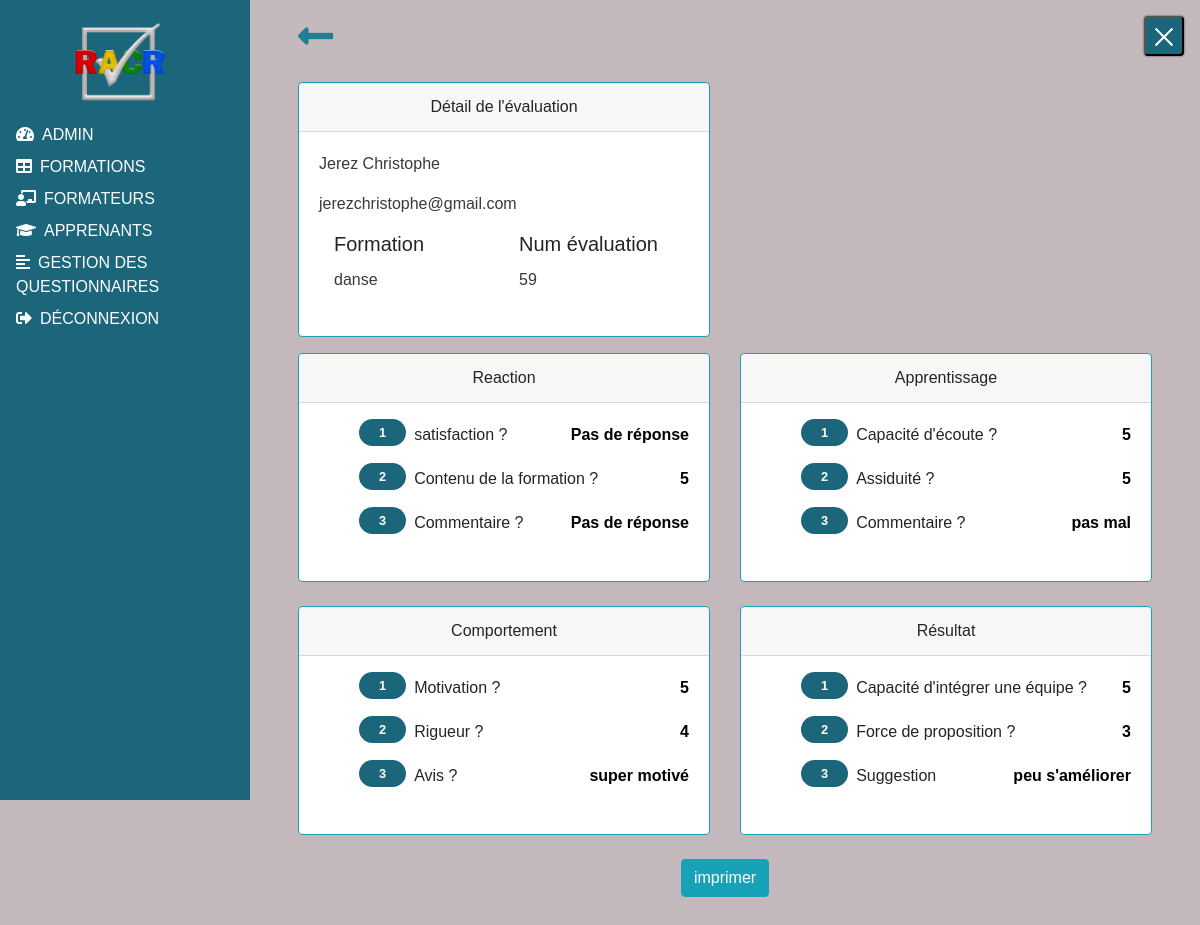
/phpEvaluation/recapitulatifEvaluation.php?idEvaluation=59 (signed in), run on the app's committed database.
### tables this page shows
CREATE TABLE IF NOT EXISTS `evaluation` (
  `idEvaluation` int(11) NOT NULL AUTO_INCREMENT,
  `idApprenant` int(11) DEFAULT NULL,
  `dateEvaluation` date NOT NULL DEFAULT '0000-00-00',
  PRIMARY KEY (`idEvaluation`),
  KEY `idApprenant` (`idApprenant`)
);

CREATE TABLE IF NOT EXISTS `apprenant` (
  `idApprenant` int(11) NOT NULL AUTO_INCREMENT,
  `idFormation` int(5) DEFAULT NULL,
  `nomApprenant` varchar(50) NOT NULL,
  `prenomApprenant` varchar(50) NOT NULL,
  `emailApprenant` varchar(50) NOT NULL,
  `sexeApprenant` varchar(20) NOT NULL,
  `ageApprenant` int(3) NOT NULL,
  `telApprenant` varchar(10) NOT NULL,
  `codepostalApprenant` varchar(5) NOT NULL,
  PRIMARY KEY (`idApprenant`),
  KEY `apprenant_ibfk_1` (`idFormation`)
);

CREATE TABLE IF NOT EXISTS `formation` (
  `idFormation` int(5) NOT NULL AUTO_INCREMENT,
  `intituleFormation` varchar(50) NOT NULL,
  `domaineFormation` varchar(50) NOT NULL,
  `dateDebutFormation` date NOT NULL DEFAULT '0000-00-00',
  `dateFinFormation` date NOT NULL DEFAULT '0000-00-00',
  PRIMARY KEY (`idFormation`)
);

CREATE TABLE IF NOT EXISTS `reponse` (
  `idReponse` bigint(20) NOT NULL AUTO_INCREMENT,
  `idEvaluation` int(11) NOT NULL,
  `idQuestion` int(11) NOT NULL,
  `valeurReponse` longtext NOT NULL,
  PRIMARY KEY (`idReponse`),
  KEY `reponse_ibfk_1` (`idEvaluation`),
  KEY `idQuestion` (`idQuestion`)
);

CREATE TABLE IF NOT EXISTS `question` (
  `idQuestion` int(11) NOT NULL AUTO_INCREMENT,
  `idQuestionnaire` int(11) NOT NULL,
  `idCategorie` tinyint(4) NOT NULL,
  `intituleQuestion` varchar(250) NOT NULL,
  `typeQuestion` tinyint(4) NOT NULL COMMENT '0=range,1=texte',
  PRIMARY KEY (`idQuestion`),
  KEY `idCategorie` (`idCategorie`),
  KEY `idQuestionnaire` (`idQuestionnaire`)
);

### phpEvaluation/evaluationFunction.php (called while the page is built, shortened)
<?php
    function recapitulatifEvaluation(){
        try{
            $co=connexion();
            $idEvaluation=$_GET['idEvaluation'];
            $sql="SELECT * FROM  reponse r, question q, questionnaire n WHERE idEvaluation = '".$idEvaluation."' AND `r`.`idQuestion` = `q`.`idQuestion` AND `n`.`idQuestionnaire` = `q`.`idQuestionnaire`";
            $recap=$co->prepare($sql);
            $recap->execute();
            return $recap;
        }catch(PDOException $e){
            echo 'Erreur : ' .$e->getMessage();
        }finally{
            $co=null;
        }
    }
    function informationEvaluation(){
        try{
            $co=connexion();
            $idEvaluation=$_GET['idEvaluation'];
            $sql='SELECT * FROM evaluation e, apprenant a, formation f WHERE `e`.`idApprenant` = `a`.`idApprenant` AND `a`.`idFormation` = `f`.`idFormation` AND `idEvaluation` = "'.$idEvaluation.'"';
            $info=$co->prepare($sql);
            $info->execute();
            return$info;
        }catch(PDOException $e){
            echo "Erreur: " .$e->getMessage();
        }finally{
            $co=null;
        }
    }
    ?>

### phpEvaluation/recapitulatifEvaluation.php (the view, shortened to what this page needs)
<!DOCTYPE html>
<html lang="fr">
<head>
	<link rel="stylesheet" href="../vendor/fontawesome/css/all.min.css" type="text/css">
	<link rel="stylesheet" href="../vendor/bootstrap/css/bootstrap.min.css" type="text/css" />
	<link rel="stylesheet" type="text/css" href="../vendor/DataTables/datatables.min.css"/>
	<link rel="stylesheet" href="../css/style.css" type="text/css">
</head>
<body>
<?php
	if($_SESSION['PROFILE']['idRole'] != 1){?>
	<div id="sidebar-wrapper" class="active">
			<img src="../img/logob.png" class="logo" />
		<ul>
            <li><a href="../phpAdmin/admin.php"><i class="fas fa-tachometer-alt"></i><span>Admin</span></a></li>
			<li><a href="../phpFormation/formation.php"><i class="fas fa-table"></i><span>Formations</span></a></li>
			<li><a href="../phpFormateur/formateur.php"><i class="fas fa-chalkboard-teacher"></i><span>Formateurs</span></a></li>
			<li><a href="../phpApprenant/apprenant.php"><i class="fas fa-graduation-cap"></i><span>Apprenants</span></a></li>
			<li><a href="questionnaire.php"><i class="fas fa-align-left"></i><span>Gestion des questionnaires</span></a></li>
			<li><a onclick="return confirm('Etes vous sur de vouloir vous déconnecter')" href="../logOut.php"><i class="fas fa-sign-out-alt" ></i><span>Déconnexion</span></a></li>
		</ul>
	</div>
	<div id="content-wrapper" class="active">
		<button id="toggle-wrapper"><span class="active"></span><span class="active"></span><span class="active"></span></button>
	<?php
	}?>
        <?php
            require_once'evaluationFunction.php';
            $idApprenant=informationEvaluation();
            foreach ($idApprenant as $idA);
        ?>
        <div class="container-fluid pl-5 mt-3">
            <a class="retour" href="../phpApprenant/apprenantConsult.php?idApprenant=<?=$idA['idApprenant']?>"><i class="fas fa-long-arrow-alt-left return"></i></a>
        </div>
        <div class="container-fluid px-5 pt-4">
            <div class="row">
					<article class="col-12 col-md-6">
						<div class="card border-info mb-3">
							<div class="card-header text-center">Détail de l'évaluation</div>
							<div class="card-body">
							<?php
								$information=informationEvaluation();
								 foreach ($information as $info){?>
											<p class=" text-dark"><?= $info['nomApprenant'] ?> <?= $info['prenomApprenant'] ?></p>
										    <p class=" text-dark"><?= $info['emailApprenant'] ?></p>
								<div class="container pb-4">
									<div class="row">
										<div class="col-12 col-sm-6">
											<h5 class="card-title">Formation</h5>
                                            <p class="card-text text-dark"><?= $info['intituleFormation'] ?></p>
										</div>
										<div class="col-12 col-sm-6">
											<h5 class="card-title">Num évaluation</h5>
											<p class="card-text text-dark"><?= $info['idEvaluation'] ?></p>
										</div>
									</div>
								</div>
							</div>
							<?php } ?>
						</div>
					</article>
            </div>
        </div>
			<section class="container-fluid px-5">
                <div class="row">
                    <article class="col-12 col-sm-6 mb-4">
                        <div class="card border-info">
                            <div class="card-header text-center">Reaction</div>
                            <div class="card-body">
                                <ol class="questionOl">
                                <?php
                                    $recap=recapitulatifEvaluation();
                                    foreach($recap as $resultat){
                                            if($resultat['idCategorie'] == 1){?>
                                            <li class="questionLi"><?=$resultat['intituleQuestion']?><p class="reponse"><?php if($resultat['valeurReponse']== "-1"){
                                                                                                                                    echo"Pas de réponse";
                                                                                                                                }elseif($resultat['valeurReponse']== "votre réponse"){
                                                                                                                                    echo"Pas de réponse";
                                                                                                                                }else{
                                                                                                                                    echo $resultat['valeurReponse'];}?></p></li>
                                        <?php }} ?>
                                </ol>
                            </div>
                        </div>
                    </article>
                    <article class="col-12 col-sm-6 mb-4">
                        <div class="card border-info">
                            <div class="card-header text-center">Apprentissage</div>
                            <div class="card-body">
                                <ol class="questionOl">
                                <?php
                                        $recap=recapitulatifEvaluation();
                                        foreach($recap as $resultat){
                                        if($resultat['idCategorie'] == 2){?>
                                            <li class="questionLi"><?=$resultat['intituleQuestion']?><p class="reponse"><?php if($resultat['valeurReponse']== "-1"){
                                                                                                                                    echo"Pas de réponse";
                                                                                                                                }elseif($resultat['valeurReponse']== "votre réponse"){
                                                                                                                                    echo"Pas de réponse";
                                                                                                                                }else{
                                                                                                                                    echo $resultat['valeurReponse'];}?></p></li>
                                <?php }} ?>
                                </ol>
                            </div>
                        </div>
                    </article>
                    <article class="col-12 col-sm-6 mb-4">
                        <div class="card border-info">
                            <div class="card-header text-center">Comportement</div>
                            <div class="card-body">
                                <ol class="questionOl">
                                <?php
                                    $recap=recapitulatifEvaluation();
                                    foreach($recap as $resultat){
                                    if($resultat['idCategorie'] == 3){?>
                                            <li class="questionLi"><?=$resultat['intituleQuestion']?><p class="reponse"><?php if($resultat['valeurReponse']== "-1"){
                                                                                                                                    echo"Pas de réponse";
                                                                                                                                }elseif($resultat['valeurReponse']== "votre réponse"){
                                                                                                                                    echo"Pas de réponse";
                                                                                                                                }else{
                                                                                                                                    echo $resultat['valeurReponse'];}?></p></li>
                                    <?php }}?>
                                </ol>
                            </div>
                        </div>
                    </article>
                    <article class="col-12 col-sm-6 mb-4">
                        <div class="card border-info">
                            <div class="card-header text-center">Résultat</div>
                            <div class="card-body">
                            <ol class="questionOl">
                                <?php
                                    $recap=recapitulatifEvaluation();
                                    foreach($recap as $resultat){
                                    if($resultat['idCategorie'] == 4){?>
                                            <li class="questionLi"><?=$resultat['intituleQuestion']?><p class="reponse"><?php if($resultat['valeurReponse']== "-1"){
                                                                                                                                    echo"Pas de réponse";
                                                                                                                                }elseif($resultat['valeurReponse']== "votre réponse"){
                                                                                                                                    echo"Pas de réponse";
                                                                                                                                }else{
                                                                                                                                    echo $resultat['valeurReponse'];}?></p></li>
                                <?php }}?>
                            </ol>
                            </div>
                        </div>
                    </article>
                    <div class="container-fluid px-5 mb-5">
                        <div class="row justify-content-center">
                            <div>
                                <input class="btn btn-info" type="button" value="imprimer" onClick="window.print()">
                            </div>
                        </div>
                    </div>
                </div>
            </section>
    <?php
	if($_SESSION['PROFILE']['idRole'] != 1){?>
	</div>
	<?php }?>
</body>
</html>

### css/style.css (style rules this page uses)
body, html { height: 100%; overflow-x: hidden; width: 100%; font-family: Helvetica, sans-serif; }
body { background-size: cover; background-attachment: fixed; background-color: rgba(138, 118, 125, 0.507); }
.container-fluid { margin: 0; padding: 0; }
#toggle-wrapper { background-color: rgb(28, 102, 124); border-radius: .25rem; box-shadow: 0 0 2px #222; height: 40px; position: fixed; right: 1rem; top: 1rem; width: 40px; z-index: 10; }
#toggle-wrapper span { background-color: rgb(255, 255, 255); height: 2px; position: absolute; transform: translateX(-50%); transition: all 1s ease; width: 24px; }
#toggle-wrapper span:nth-child(3) { top: 28px; }
#toggle-wrapper span:nth-child(3).active { top: 28px; transform: translate(-50%, -500%) rotate(-45deg); }
#content-wrapper { bottom: 0; left: 0; position: absolute; top: 0; transition: all 1s ease; width: 100%; height: 100vh; min-height: 100%; }
#content-wrapper.active { left: 250px; width: calc(100vw - 250px); }
#sidebar-wrapper { background-color: rgb(28, 102, 124); color: rgb(255, 255, 255); left: -250px; min-height: 100vh; position: fixed; text-transform: uppercase; top: 0; transition: all 1s ease; width: 250px; z-index: 1; }
#sidebar-wrapper.active { left: 0; }
#sidebar-wrapper .logo { padding: .5rem 0; width: 150px; margin-left: 45px; }
#sidebar-wrapper ul { list-style: none; margin: 0; padding: 0 1rem; text-align: left; }
#sidebar-wrapper ul li { list-style: none; padding-bottom: .5rem; }
#sidebar-wrapper ul span { color: rgb(255, 255, 255); padding-left: .5rem; }
#sidebar-wrapper ul a { color: rgb(255, 255, 255); }
li { list-style: none !important; }
p { color: white; }
.questionOl { align-items: center !important; counter-reset: repas; }
.questionLi { list-style-type: none; counter-increment: repas; margin-bottom: 10px; padding-bottom: 10px; }
.questionLi:before { content: counter(repas); padding: 6px 20px 6px; margin-right: 8px; vertical-align: top; background: rgb(28, 102, 124); -moz-border-radius: 60px; border-radius: 60px; font-weight: bold; font-size: 0.8em; color: white; }
.reponse { float: right; color: black; font-weight: bold; }
.return { font-size: 40px; }
.retour { color: rgb(26, 128, 146); }
#sidebar-wrapper li span { font-family: 'Lucida Sans', 'Lucida Sans Regular', 'Lucida Grande', 'Lucida Sans Unicode', Geneva, Verdana, sans-serif!important; }
span { color: white; }

### data on the page
evaluation: idApprenant.nomApprenant "Jerez", idApprenant.prenomApprenant "Christophe", idApprenant.emailApprenant "jerezchristophe@gmail.com", formation.intituleFormation "danse", idEvaluation "59"
reponse: idQuestion.intituleQuestion "satisfaction ?", valeurReponse "Pas de réponse"
reponse: idQuestion.intituleQuestion "Contenu de la formation ?", valeurReponse "5"
reponse: idQuestion.intituleQuestion "Commentaire ?", valeurReponse "Pas de réponse"
reponse: idQuestion.intituleQuestion "Capacité d'écoute ?", valeurReponse "5"
reponse: idQuestion.intituleQuestion "Assiduité ?", valeurReponse "5"
reponse: idQuestion.intituleQuestion "Commentaire ?", valeurReponse "pas mal"
reponse: idQuestion.intituleQuestion "Motivation ?", valeurReponse "5"
reponse: idQuestion.intituleQuestion "Rigueur ?", valeurReponse "4"
reponse: idQuestion.intituleQuestion "Avis ?", valeurReponse "super motivé"
reponse: idQuestion.intituleQuestion "Capacité d'intégrer une équipe ?", valeurReponse "5"
reponse: idQuestion.intituleQuestion "Force de proposition ?", valeurReponse "3"
reponse: idQuestion.intituleQuestion "Suggestion", valeurReponse "peu s'améliorer"
